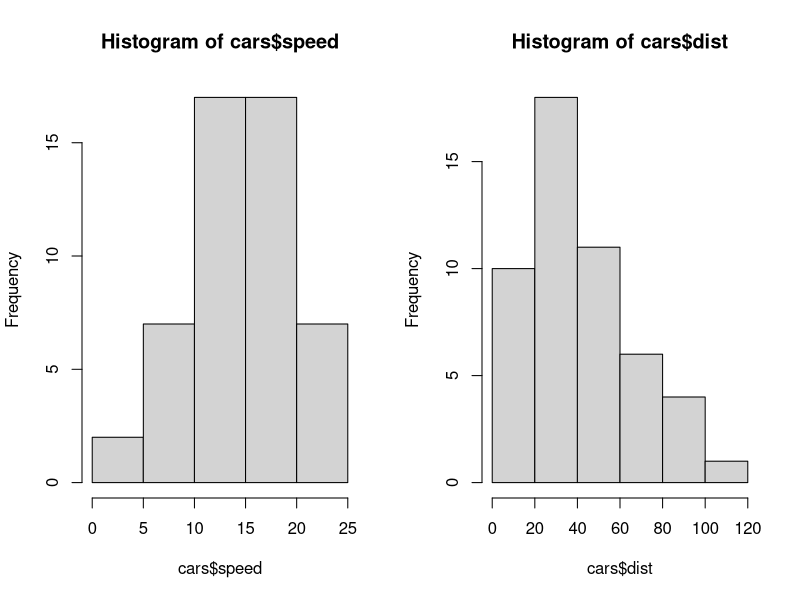

Write R code to recreate this figure.
## ---- chunk 1

# Please note that this presentation includes some LaTeX markup along with R
# Markdown, which I have used to generate flow charts and diagrams.  You don't
# have to use LaTeX markup to be able to use R Markdown!

knitr::opts_chunk$set(echo=TRUE)
options(width=40)
## ---- chunk 2
summary(cars)
## ---- chunk 3
mean_speed <- mean(cars$speed)
first_100 <- sum(1:100)
## ---- chunk 4
par(mfrow=c(1, 2))
hist(cars$speed)
hist(cars$dist)
